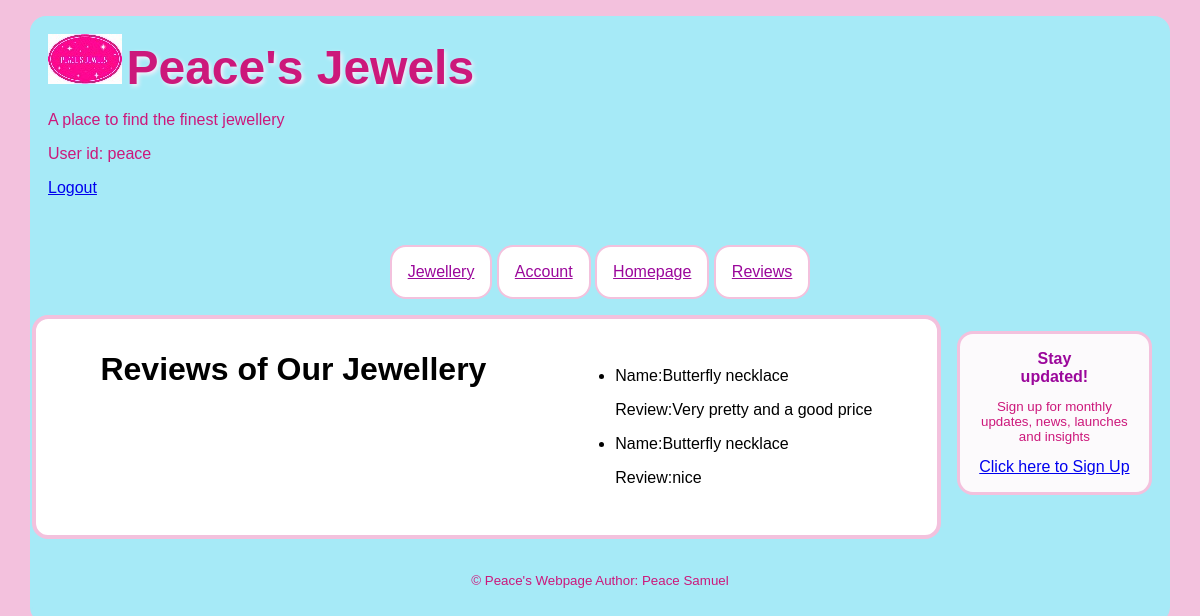
The page /all_reviews (signed in) on the database its author committed.
### tables this page shows
CREATE TABLE reviews
(
    review_number INTEGER PRIMARY KEY AUTOINCREMENT,
    name_of_product TEXT NOT NULL,
    review TEXT NOT NULL
);

### app.py (the view)
@app.route("/all_reviews")
def all_reviews():
    db = get_db()
    reviews = db.execute("""SELECT * FROM  reviews;""").fetchall()
    return render_template("reviews.html" ,reviews=reviews)

### app.py (called while the page is built)
@app.before_request
def load_logged_in_user():
    g.user = session.get("user_id", None)

### database.py (called while the page is built)
def get_db():
    if "db" not in g:
        g.db = sqlite3.connect(DATABASE,
            detect_types=sqlite3.PARSE_DECLTYPES
        )
        g.db.row_factory = sqlite3.Row
    return g.db

### ca1/templates/reviews.html
{% extends "base.html" %}
{% block main %}
    <h1>Reviews of Our Jewellery</h1>
        <ul>
            {% for review in reviews %}
                <li>
                    <p>Name:{{ review["name_of_product"] }}</p>
                    <p>Review:{{ review["review"] }}</p>
                </li>
            {% endfor %}
        </ul>
{% endblock %}

### ca1/static/styles.css (style rules this page uses)
*, *:before,*:after { box-sizing: border-box; }
:root { --base-bgcolor: rgb(243, 193, 221); --main-color: rgb(204, 24, 123); --main-bgcolor: rgb(166, 234, 247); --component-color: black; --component-bgcolor:white; --special-textcolor: rgb(155, 7, 155); font-family:'Franklin Gothic Medium', 'Arial Narrow', Arial, sans-serif; font-size: 16px; }
html { background-color: var(--base-bgcolor); }
body { color: var(--main-color); background-color: var(--main-bgcolor); border: solid 2px var(--main-bgcolor); border-radius: 2rem; width: 80%; margin: 0 auto; }
main >*, main >section>* { margin: 1rem; padding: 1rem; }
@media screen and (min-width: 300px) { body { border-radius: 1rem; width: 95%; margin: auto auto; } }
@media screen and (min-width: 450px) { body { border-radius: 1rem; width: 95%; margin: 1rem auto; } }
@media screen and  (min-width: 1000px) { body { display: grid; grid-template-columns: 80% 20%; grid-template-rows: auto; grid-template-areas: "upper-top upper-top" "lower-top lower-top" "middle-left middle-right" "bottom bottom"; } }

### rows shown on the page
reviews: name_of_product "Butterfly necklace", review "Very pretty and a good price"
reviews: name_of_product "Butterfly necklace", review "nice"

### other values the page prints
{{ g.user }} "peace"
